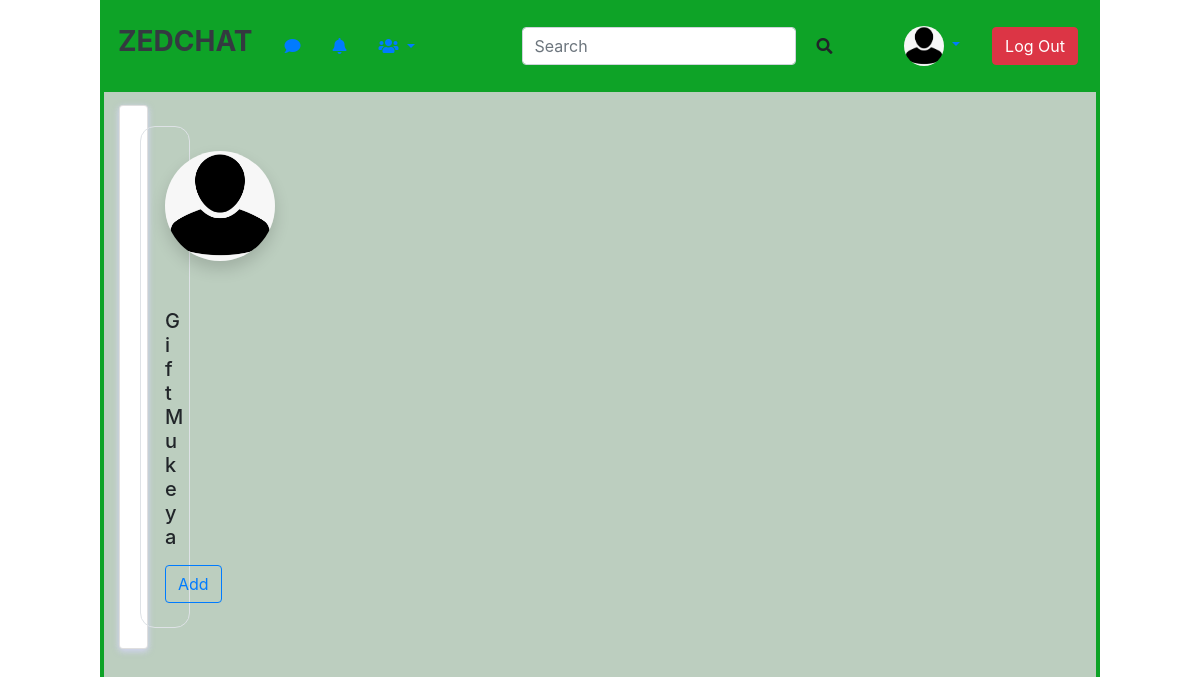
The page /Friends (signed in) on the database as committed earlier.
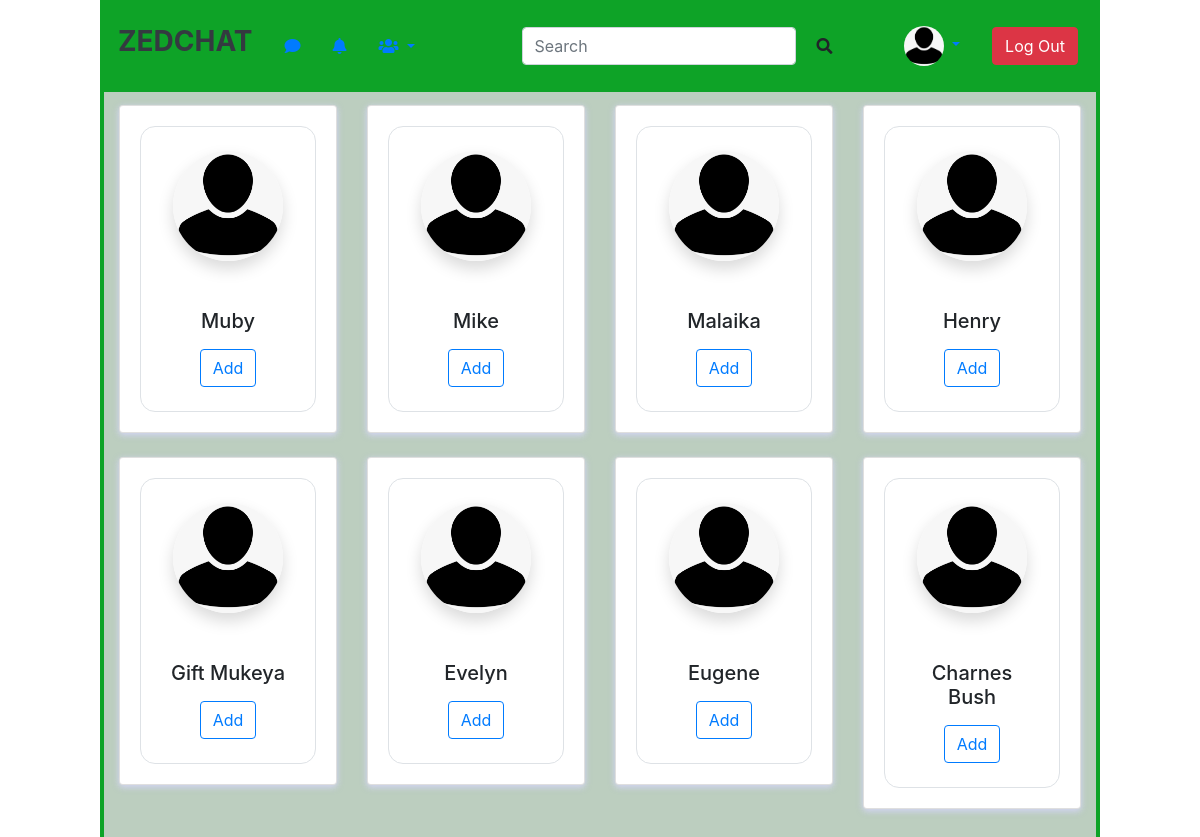
The same page on the database as committed later.
### tables this page shows
CREATE TABLE "Users" ("Id" INTEGER PRIMARY KEY AUTOINCREMENT UNIQUE, "Name"	TEXT, "Bio"	TEXT, "Email" TEXT UNIQUE, "password" TEXT);

### app.py (the view)
@app.route("/Friends")
@login_required
def friendspage():
    all_users = db.get_all_users_alphabetically()
    return render_template('friends.html', title = "Friends", all_users= all_users)

### app.py (called while the page is built)
@login_manager.user_loader
def load_user(user_id):
    return User.get(user_id)

    @classmethod
    def get(cls,id):
       return User(id)

### database.py (called while the page is built)
    def execute_return_query(self, query_text, *parameters):
      conn = sqlite3.connect(self.filename)
      cur = conn.cursor()
      cur.execute(query_text, parameters)
      column_names = []
      for column in cur.description:
       column_names.append(column[0])
      rows = cur.fetchall()
      dicts = []
      for row in rows:
        d = dict(zip(column_names, row))
        dicts.append(d)
        conn.close()
      return dicts

    def get_all_users_alphabetically(self):
        return self.execute_return_query("SELECT * FROM Users ORDER BY Name DESC;")

### templates/friends.html (shortened to what this page needs)
<!DOCTYPE html>
<html>
<head>
    <link rel="stylesheet" href="https://cdn.jsdelivr.net/npm/bootstrap@4.5.3/dist/css/bootstrap.min.css">
	<link rel="stylesheet" href="{{ url_for('static', filename='css/friends.css') }}">
    <link rel="stylesheet" type="text/css" href="{{ url_for('static', filename='css/links.css') }}">
</head>
<body>
    {% extends 'index.html' %}
    {% block content %}
<div class="main">
    <div class="container">
        <div class="row row-cols-1 row-cols-lg-2 row-cols-xl-4">
          {% for user in all_users %}
            <div class="col">
                <div class="card radius-15">
                    <div class="card-body text-center">
                        <div class="p-4 border radius-15">
                            <img src="{{url_for('static', filename='GiftM.jpg')}}" width="110" height="110" class="rounded-circle shadow" alt="">
                            <h5 class="mb-0 mt-5">{{ user['Name'] }}</h5>
                            <div class="d-grid"> <a href="#" class="btn btn-outline-primary radius-15">Add</a>
                            </div>
                        </div>
                    </div>
                </div>
            </div>
            {% endfor %}
        </div>
        </div>
</div>
{% endblock %}

### templates/index.html (shortened to what this page needs)
<!DOCTYPE html>
<html>
<head>
    <link rel="stylesheet" href="{{ url_for('static', filename='css/links.css') }}">
    <link rel="stylesheet" href="https://cdn.jsdelivr.net/npm/bootstrap@4.5.3/dist/css/bootstrap.min.css">
    <link rel="stylesheet" href="https://use.fontawesome.com/releases/v5.8.1/css/all.css">
</head>
<body>
    <div class="main">
        <nav class="navbar navbar-expand-lg">
            <a class="navbar-brand text-dark" href="{{url_for('homepage')}}"><h3 class="font-weight-bold">ZEDCHAT</h3></a>
            <div class="collapse navbar-collapse" id="navbarSupportedContent">
              <ul class="navbar-nav mr-auto">
                <li class="nav-item p-2">
                  <a class="nav-link" href="{{url_for('chatpage')}}"><i class="fas fa-comment"></i></a>
                </li>
                <li class="nav-item p-2">
                  <a class="nav-link" href="{{url_for('chatpage')}}"><i class="fas fa-bell"></i></a>
                </li>
                <li class="nav-item dropdown p-2">
                  <a class="nav-link dropdown-toggle" href="#" id="navbarDropdown" role="button" data-toggle="dropdown" aria-haspopup="true" aria-expanded="false">
                    <i class="fas fa-users"></i>
                  </a>
                </li>
              </ul>
              <form class="form-inline my-2 my-lg-0" action="/search" method="POST">
                <input class="form-control mr-sm-2" type="search" placeholder="Search" aria-label="Search" name="search">
                <button class="btn my-2 my-sm-0" type="submit"><i class="fas fa-search"></i></button>
              </form>
              <div class="usericon online nav-item dropdown">
                <div class="navbar-item nav-item dropdown">
                        <a class="nav-link dropdown-toggle" href="#" id="navbarDropdown" role="button" data-toggle="dropdown" aria-haspopup="true" aria-expanded="false">
                            <img src="{{url_for('static', filename='GiftM.jpg')}}" alt="Generic placeholder image">
                        </a>
                </div>
            </div>
              <a href="{{url_for('logout')}}">
                <button class="btn btn-danger my-2 my-sm-0 m-1" type="submit">Log Out</button>
              </a>
            </div>
          </nav>
        {% block content %}
        {% endblock %}
</body>
</html>

### static/css/friends.css (style rules this page uses)
body { background-color: #f7f7ff; margin-top:20px; }
.radius-15 { border-radius: 15px; }
.card { position: relative; display: flex; flex-direction: column; min-width: 0; word-wrap: break-word; background-color: #fff; background-clip: border-box; border: 0px solid rgba(0, 0, 0, 0); border-radius: .25rem; margin-bottom: 1.5rem; box-shadow: 0 2px 6px 0 rgb(218 218 253 / 65%), 0 2px 6px 0 rgb(206 206 238 / 54%); }

### static/css/links.css (style rules this page uses)
* { margin: 0; padding: 0; box-sizing: border-box; }
body { background: none; }
.main { position: relative; width: 100%; max-width: 1000px; min-height: 1000px; margin-right: auto; margin-left: auto; background-color: #bccebf; border: 2px solid #0ea327; }
nav { background: #0ea327; }
.navbar-item { flex-grow: 0; flex-shrink: 0; }
.navbar-item, .navbar-link { color: #4a4a4a; display: block; line-height: 1.5; padding: 0.5rem 0.75rem; position: relative; }
.usericon a img { width: 40px; border-radius: 50%; cursor: pointer; }
.usericon { margin-left: 30px; }
.online { position: relative; }
.container { display: flex; justify-content: space-between; padding: 13px 5%; width: 100%; }
::placeholder { color: black; }

Rows that differ between the two databases and show on the page:
added Users: Name "Muby"
added Users: Name "Mike"
added Users: Name "Malaika"
added Users: Name "Henry"
added Users: Name "Evelyn"
added Users: Name "Eugene"
added Users: Name "Charnes Bush"
